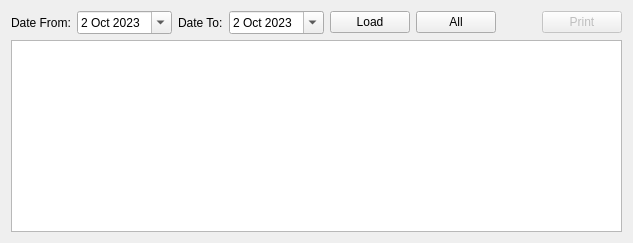
      <widget class="QWidget" name="tab_15">
       <attribute name="title">
        <string>Invoice</string>
       </attribute>
       <layout class="QGridLayout" name="gridLayout_22">
        <item row="0" column="0">
         <layout class="QVBoxLayout" name="verticalLayout_28">
          <item>
           <layout class="QHBoxLayout" name="horizontalLayout_46">
            <item>
             <widget class="QLabel" name="label_75">
              <property name="text">
               <string>Date From:</string>
              </property>
             </widget>
            </item>
            <item>
             <widget class="QDateEdit" name="date_invoice_from">
              <property name="dateTime">
               <datetime>
                <hour>20</hour>
                <minute>0</minute>
                <second>0</second>
                <year>2023</year>
                <month>10</month>
                <day>2</day>
               </datetime>
              </property>
              <property name="calendarPopup">
               <bool>true</bool>
              </property>
             </widget>
            </item>
            <item>
             <widget class="QLabel" name="label_76">
              <property name="text">
               <string>Date To:</string>
              </property>
             </widget>
            </item>
            <item>
             <widget class="QDateEdit" name="date_invoice_to">
              <property name="dateTime">
               <datetime>
                <hour>20</hour>
                <minute>0</minute>
                <second>0</second>
                <year>2023</year>
                <month>10</month>
                <day>2</day>
               </datetime>
              </property>
              <property name="calendarPopup">
               <bool>true</bool>
              </property>
             </widget>
            </item>
            <item>
             <widget class="QPushButton" name="pushButton_23">
              <property name="text">
               <string>Load</string>
              </property>
             </widget>
            </item>
            <item>
             <widget class="QPushButton" name="pushButton_24">
              <property name="text">
               <string>All</string>
              </property>
             </widget>
            </item>
            <item>
             <spacer name="horizontalSpacer_25">
              <property name="orientation">
               <enum>Qt::Horizontal</enum>
              </property>
              <property name="sizeHint" stdset="0">
               <size>
                <width>40</width>
                <height>20</height>
               </size>
              </property>
             </spacer>
            </item>
            <item>
             <widget class="QPushButton" name="pushButton_25">
              <property name="enabled">
               <bool>false</bool>
              </property>
              <property name="text">
               <string>Print</string>
              </property>
             </widget>
            </item>
           </layout>
          </item>
          <item>
           <widget class="QTableView" name="table_invoice">
            <property name="editTriggers">
             <set>QAbstractItemView::NoEditTriggers</set>
            </property>
           </widget>
          </item>
         </layout>
        </item>
       </layout>
      </widget>
